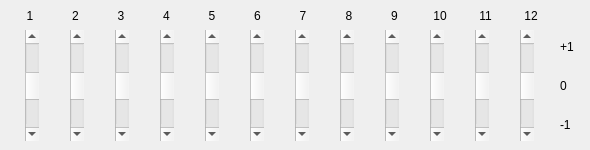
      <widget class="QWidget" name="tab_2">
       <attribute name="title">
        <string>ServosIn</string>
       </attribute>
       <widget class="QWidget" name="layoutWidget_19">
        <property name="geometry">
         <rect>
          <x>10</x>
          <y>0</y>
          <width>541</width>
          <height>31</height>
         </rect>
        </property>
        <layout class="QHBoxLayout" name="horizontalLayout_13">
         <item>
          <widget class="QLabel" name="label_110">
           <property name="sizePolicy">
            <sizepolicy hsizetype="Preferred" vsizetype="Preferred">
             <horstretch>0</horstretch>
             <verstretch>0</verstretch>
            </sizepolicy>
           </property>
           <property name="layoutDirection">
            <enum>Qt::LeftToRight</enum>
           </property>
           <property name="text">
            <string>1</string>
           </property>
           <property name="alignment">
            <set>Qt::AlignCenter</set>
           </property>
          </widget>
         </item>
         <item>
          <widget class="QLabel" name="label_111">
           <property name="sizePolicy">
            <sizepolicy hsizetype="Preferred" vsizetype="Preferred">
             <horstretch>0</horstretch>
             <verstretch>0</verstretch>
            </sizepolicy>
           </property>
           <property name="layoutDirection">
            <enum>Qt::LeftToRight</enum>
           </property>
           <property name="text">
            <string>2</string>
           </property>
           <property name="alignment">
            <set>Qt::AlignCenter</set>
           </property>
          </widget>
         </item>
         <item>
          <widget class="QLabel" name="label_112">
           <property name="sizePolicy">
            <sizepolicy hsizetype="Preferred" vsizetype="Preferred">
             <horstretch>0</horstretch>
             <verstretch>0</verstretch>
            </sizepolicy>
           </property>
           <property name="layoutDirection">
            <enum>Qt::LeftToRight</enum>
           </property>
           <property name="text">
            <string>3</string>
           </property>
           <property name="alignment">
            <set>Qt::AlignCenter</set>
           </property>
          </widget>
         </item>
         <item>
          <widget class="QLabel" name="label_113">
           <property name="sizePolicy">
            <sizepolicy hsizetype="Preferred" vsizetype="Preferred">
             <horstretch>0</horstretch>
             <verstretch>0</verstretch>
            </sizepolicy>
           </property>
           <property name="layoutDirection">
            <enum>Qt::LeftToRight</enum>
           </property>
           <property name="text">
            <string>4</string>
           </property>
           <property name="alignment">
            <set>Qt::AlignCenter</set>
           </property>
          </widget>
         </item>
         <item>
          <widget class="QLabel" name="label_114">
           <property name="sizePolicy">
            <sizepolicy hsizetype="Preferred" vsizetype="Preferred">
             <horstretch>0</horstretch>
             <verstretch>0</verstretch>
            </sizepolicy>
           </property>
           <property name="layoutDirection">
            <enum>Qt::LeftToRight</enum>
           </property>
           <property name="text">
            <string>5</string>
           </property>
           <property name="alignment">
            <set>Qt::AlignCenter</set>
           </property>
          </widget>
         </item>
         <item>
          <widget class="QLabel" name="label_115">
           <property name="sizePolicy">
            <sizepolicy hsizetype="Preferred" vsizetype="Preferred">
             <horstretch>0</horstretch>
             <verstretch>0</verstretch>
            </sizepolicy>
           </property>
           <property name="layoutDirection">
            <enum>Qt::LeftToRight</enum>
           </property>
           <property name="text">
            <string>6</string>
           </property>
           <property name="alignment">
            <set>Qt::AlignCenter</set>
           </property>
          </widget>
         </item>
         <item>
          <widget class="QLabel" name="label_116">
           <property name="sizePolicy">
            <sizepolicy hsizetype="Preferred" vsizetype="Preferred">
             <horstretch>0</horstretch>
             <verstretch>0</verstretch>
            </sizepolicy>
           </property>
           <property name="layoutDirection">
            <enum>Qt::LeftToRight</enum>
           </property>
           <property name="text">
            <string>7</string>
           </property>
           <property name="alignment">
            <set>Qt::AlignCenter</set>
           </property>
          </widget>
         </item>
         <item>
          <widget class="QLabel" name="label_117">
           <property name="sizePolicy">
            <sizepolicy hsizetype="Preferred" vsizetype="Preferred">
             <horstretch>0</horstretch>
             <verstretch>0</verstretch>
            </sizepolicy>
           </property>
           <property name="layoutDirection">
            <enum>Qt::LeftToRight</enum>
           </property>
           <property name="text">
            <string>8</string>
           </property>
           <property name="alignment">
            <set>Qt::AlignCenter</set>
           </property>
          </widget>
         </item>
         <item>
          <widget class="QLabel" name="label_118">
           <property name="sizePolicy">
            <sizepolicy hsizetype="Preferred" vsizetype="Preferred">
             <horstretch>0</horstretch>
             <verstretch>0</verstretch>
            </sizepolicy>
           </property>
           <property name="layoutDirection">
            <enum>Qt::LeftToRight</enum>
           </property>
           <property name="text">
            <string>9</string>
           </property>
           <property name="alignment">
            <set>Qt::AlignCenter</set>
           </property>
          </widget>
         </item>
         <item>
          <widget class="QLabel" name="label_119">
           <property name="sizePolicy">
            <sizepolicy hsizetype="Preferred" vsizetype="Preferred">
             <horstretch>0</horstretch>
             <verstretch>0</verstretch>
            </sizepolicy>
           </property>
           <property name="layoutDirection">
            <enum>Qt::LeftToRight</enum>
           </property>
           <property name="text">
            <string>10</string>
           </property>
           <property name="alignment">
            <set>Qt::AlignCenter</set>
           </property>
          </widget>
         </item>
         <item>
          <widget class="QLabel" name="label_120">
           <property name="sizePolicy">
            <sizepolicy hsizetype="Preferred" vsizetype="Preferred">
             <horstretch>0</horstretch>
             <verstretch>0</verstretch>
            </sizepolicy>
           </property>
           <property name="layoutDirection">
            <enum>Qt::LeftToRight</enum>
           </property>
           <property name="text">
            <string>11</string>
           </property>
           <property name="alignment">
            <set>Qt::AlignCenter</set>
           </property>
          </widget>
         </item>
         <item>
          <widget class="QLabel" name="label_121">
           <property name="sizePolicy">
            <sizepolicy hsizetype="Preferred" vsizetype="Preferred">
             <horstretch>0</horstretch>
             <verstretch>0</verstretch>
            </sizepolicy>
           </property>
           <property name="layoutDirection">
            <enum>Qt::LeftToRight</enum>
           </property>
           <property name="text">
            <string>12</string>
           </property>
           <property name="alignment">
            <set>Qt::AlignCenter</set>
           </property>
          </widget>
         </item>
        </layout>
       </widget>
       <widget class="QWidget" name="layoutWidget_20">
        <property name="geometry">
         <rect>
          <x>0</x>
          <y>30</y>
          <width>561</width>
          <height>111</height>
         </rect>
        </property>
        <layout class="QHBoxLayout" name="horizontalLayout_14">
         <item>
          <widget class="QScrollBar" name="ServosIn_1">
           <property name="minimum">
            <number>-100</number>
           </property>
           <property name="maximum">
            <number>100</number>
           </property>
           <property name="value">
            <number>0</number>
           </property>
           <property name="tracking">
            <bool>true</bool>
           </property>
           <property name="orientation">
            <enum>Qt::Vertical</enum>
           </property>
           <property name="invertedAppearance">
            <bool>true</bool>
           </property>
          </widget>
         </item>
         <item>
          <widget class="QScrollBar" name="ServosIn_2">
           <property name="minimum">
            <number>-100</number>
           </property>
           <property name="maximum">
            <number>100</number>
           </property>
           <property name="value">
            <number>0</number>
           </property>
           <property name="tracking">
            <bool>false</bool>
           </property>
           <property name="orientation">
            <enum>Qt::Vertical</enum>
           </property>
           <property name="invertedAppearance">
            <bool>true</bool>
           </property>
          </widget>
         </item>
         <item>
          <widget class="QScrollBar" name="ServosIn_3">
           <property name="minimum">
            <number>-100</number>
           </property>
           <property name="maximum">
            <number>100</number>
           </property>
           <property name="value">
            <number>0</number>
           </property>
           <property name="tracking">
            <bool>true</bool>
           </property>
           <property name="orientation">
            <enum>Qt::Vertical</enum>
           </property>
           <property name="invertedAppearance">
            <bool>true</bool>
           </property>
          </widget>
         </item>
         <item>
          <widget class="QScrollBar" name="ServosIn_4">
           <property name="minimum">
            <number>-100</number>
           </property>
           <property name="maximum">
            <number>100</number>
           </property>
           <property name="value">
            <number>0</number>
           </property>
           <property name="tracking">
            <bool>true</bool>
           </property>
           <property name="orientation">
            <enum>Qt::Vertical</enum>
           </property>
           <property name="invertedAppearance">
            <bool>true</bool>
           </property>
          </widget>
         </item>
         <item>
          <widget class="QScrollBar" name="ServosIn_5">
           <property name="minimum">
            <number>-100</number>
           </property>
           <property name="maximum">
            <number>100</number>
           </property>
           <property name="value">
            <number>0</number>
           </property>
           <property name="tracking">
            <bool>true</bool>
           </property>
           <property name="orientation">
            <enum>Qt::Vertical</enum>
           </property>
           <property name="invertedAppearance">
            <bool>true</bool>
           </property>
          </widget>
         </item>
         <item>
          <widget class="QScrollBar" name="ServosIn_6">
           <property name="minimum">
            <number>-100</number>
           </property>
           <property name="maximum">
            <number>100</number>
           </property>
           <property name="value">
            <number>0</number>
           </property>
           <property name="tracking">
            <bool>true</bool>
           </property>
           <property name="orientation">
            <enum>Qt::Vertical</enum>
           </property>
           <property name="invertedAppearance">
            <bool>true</bool>
           </property>
          </widget>
         </item>
         <item>
          <widget class="QScrollBar" name="ServosIn_7">
           <property name="minimum">
            <number>-100</number>
           </property>
           <property name="maximum">
            <number>100</number>
           </property>
           <property name="value">
            <number>0</number>
           </property>
           <property name="tracking">
            <bool>true</bool>
           </property>
           <property name="orientation">
            <enum>Qt::Vertical</enum>
           </property>
           <property name="invertedAppearance">
            <bool>true</bool>
           </property>
          </widget>
         </item>
         <item>
          <widget class="QScrollBar" name="ServosIn_8">
           <property name="minimum">
            <number>-100</number>
           </property>
           <property name="maximum">
            <number>100</number>
           </property>
           <property name="value">
            <number>0</number>
           </property>
           <property name="tracking">
            <bool>true</bool>
           </property>
           <property name="orientation">
            <enum>Qt::Vertical</enum>
           </property>
           <property name="invertedAppearance">
            <bool>true</bool>
           </property>
          </widget>
         </item>
         <item>
          <widget class="QScrollBar" name="ServosIn_9">
           <property name="minimum">
            <number>-100</number>
           </property>
           <property name="maximum">
            <number>100</number>
           </property>
           <property name="value">
            <number>0</number>
           </property>
           <property name="tracking">
            <bool>true</bool>
           </property>
           <property name="orientation">
            <enum>Qt::Vertical</enum>
           </property>
           <property name="invertedAppearance">
            <bool>true</bool>
           </property>
          </widget>
         </item>
         <item>
          <widget class="QScrollBar" name="ServosIn_10">
           <property name="minimum">
            <number>-100</number>
           </property>
           <property name="maximum">
            <number>100</number>
           </property>
           <property name="value">
            <number>0</number>
           </property>
           <property name="tracking">
            <bool>true</bool>
           </property>
           <property name="orientation">
            <enum>Qt::Vertical</enum>
           </property>
           <property name="invertedAppearance">
            <bool>true</bool>
           </property>
          </widget>
         </item>
         <item>
          <widget class="QScrollBar" name="ServosIn_11">
           <property name="minimum">
            <number>-100</number>
           </property>
           <property name="maximum">
            <number>100</number>
           </property>
           <property name="value">
            <number>0</number>
           </property>
           <property name="tracking">
            <bool>true</bool>
           </property>
           <property name="orientation">
            <enum>Qt::Vertical</enum>
           </property>
           <property name="invertedAppearance">
            <bool>true</bool>
           </property>
          </widget>
         </item>
         <item>
          <widget class="QScrollBar" name="ServosIn_12">
           <property name="minimum">
            <number>-100</number>
           </property>
           <property name="maximum">
            <number>100</number>
           </property>
           <property name="value">
            <number>0</number>
           </property>
           <property name="tracking">
            <bool>true</bool>
           </property>
           <property name="orientation">
            <enum>Qt::Vertical</enum>
           </property>
           <property name="invertedAppearance">
            <bool>true</bool>
           </property>
          </widget>
         </item>
        </layout>
       </widget>
       <widget class="QWidget" name="layoutWidget">
        <property name="geometry">
         <rect>
          <x>560</x>
          <y>30</y>
          <width>21</width>
          <height>111</height>
         </rect>
        </property>
        <layout class="QVBoxLayout" name="verticalLayout_18">
         <item>
          <widget class="QLabel" name="label_78">
           <property name="text">
            <string>+1</string>
           </property>
          </widget>
         </item>
         <item>
          <widget class="QLabel" name="label_79">
           <property name="text">
            <string>0</string>
           </property>
          </widget>
         </item>
         <item>
          <widget class="QLabel" name="label_80">
           <property name="text">
            <string>-1</string>
           </property>
          </widget>
         </item>
        </layout>
       </widget>
      </widget>
